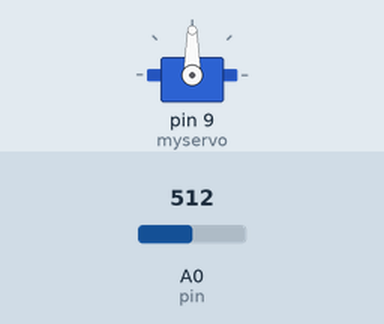
A sketch run on a simulated Arduino Uno, built with avr-gcc and run on an emulated ATmega328P. Shown: servo. The inputs (shaded band) are chosen by the test bench; at power-on: A0 (pin) = 512.

Above: at 1.2 s.
1.3 s: A0 (pin) set to 716
At 2.4 s:
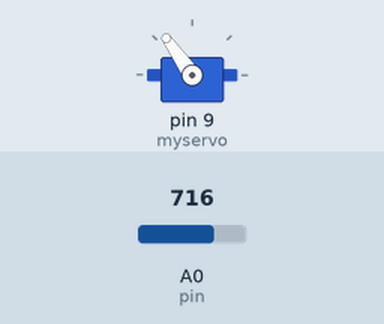
2.8 s: A0 (pin) set to 900
At 3.2 s:
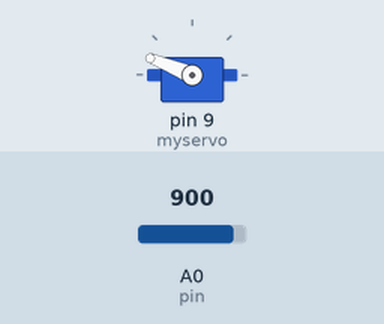
4.3 s: A0 (pin) set to 1023
At 4.7 s:
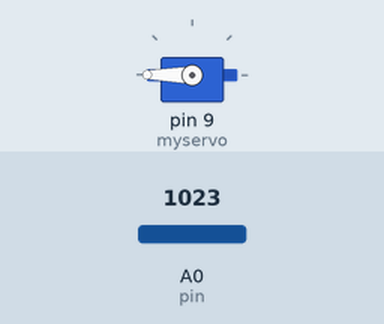
5.8 s: A0 (pin) set to 306
At 6.7 s:
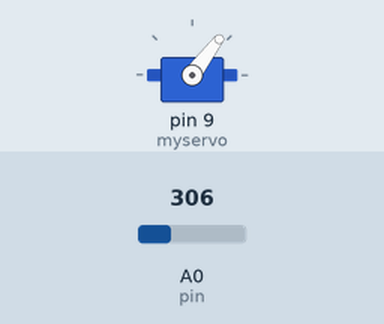
7.3 s: A0 (pin) set to 122
At 8.1 s:
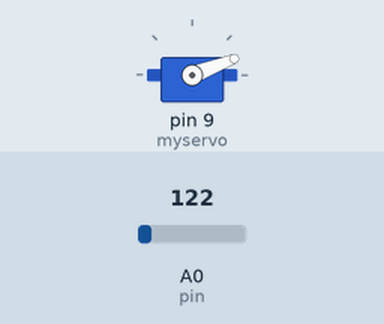
Timing chart, 0 to 9.8 s (numbered marks = the images above; inputs shaded):
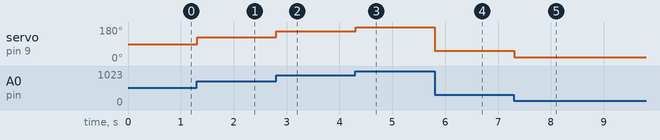

The sketch:

controlling_servo_w_potentiometer.ino
```cpp
#include<Servo.h>
Servo myservo;
int val;
int pin=A0;

void setup()
{
myservo.attach(9);
}

void loop()
{
val = analogRead(pin);
val=map(val,0,1023,0,180);
myservo.write(val);
delay(15);
}
```

Measured:
- after the input at 1.3 s, servo on pin 9 (myservo): 90° → 125° at once
- after the input at 2.8 s, servo on pin 9 (myservo): 125° → 158° at once
- after the input at 4.3 s, servo on pin 9 (myservo): 158° → 180° at once
- after the input at 5.8 s, servo on pin 9 (myservo): 180° → 53° at once
- after the input at 7.3 s, servo on pin 9 (myservo): 53° → 21° at once
